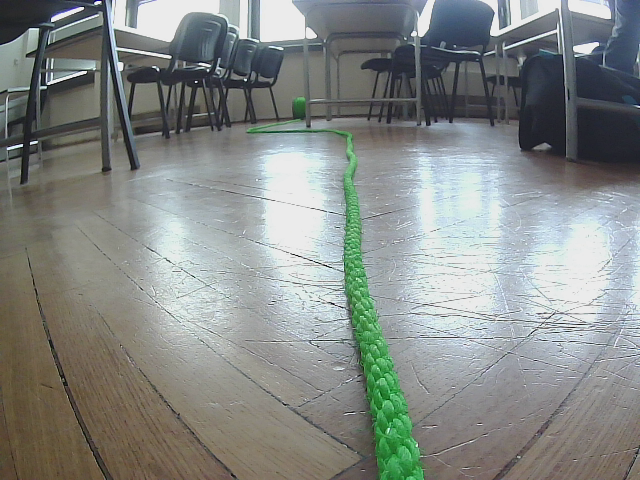
#> input picture test_images/image1.png, 640 x 480 px
$ python -i LineDetection.py   (imports and definitions only)
#> lines starting #> are read from the running program, lines starting #| are printed output that depends on the picture; after the words box and inside, x2 and y2 are one past the last pixel; in counts of white or black regions, pixels touching at a corner belong together; long printed decimals are rounded
import numpy as np
import cv2
import matplotlib.pyplot as plt
import math
import copy


class LineDetection:
    def __init__(self):
        pass

    def get_points(self, rho, theta):
        a = np.cos(theta)
        b = np.sin(theta)
        x0 = a * rho
        y0 = b * rho
        x1 = int(x0 + 2000 * (-b))
        y1 = int(y0 + 2000 * (a))
        x2 = int(x0 - 2000 * (-b))
        y2 = int(y0 - 2000 * (a))

        return x1, y1, x2, y2

    def draw_hough_lines(self, lines, img):
        """
        Draw Hough lines on the given image
        :param lines: Line array.
        :param img: Given image.
        :return: Image with drawn lines
        """

        r_acc = 0
        theta_acc = 0
        accepted_count = 0

        for line in lines:

            # Extract line info
            r = line[0][0]
            theta = line[0][1]

            x1, y1, x2, y2 = self.get_points(r, theta)
            cv2.line(img, (x1, y1), (x2, y2), (0, 0, 255), 3)
            # Check if line is accepted as good
            # f r > 0 and temp_theta > 0 and temp_theta < 0 or r < 0 and temp_theta < 180 and temp_theta > 150:
            print(theta * 180 / np.pi, r)
            # Check if line is accepted as good

            if -60<abs(abs(theta * 180 / np.pi) - 90) < 20:
                continue

            accepted_count += 1
            r_acc += r
            theta_acc += theta

        # Plot average accepted
        if accepted_count > 0:
            theta = theta_acc / accepted_count
            r = r_acc / accepted_count
            x1, y1, x2, y2 = self.get_points(r, theta)
            cv2.line(img, (x1, y1), (x2, y2), (255, 0, 0), 10)

            print("Best theta: ", theta * 180 / np.pi)

        print("/n/n")
        return img

    def analyse(self, imagePath):
#> called with imagePath = '../test_images/image1.png'
        inputImage = cv2.imread(imagePath)
#> inputImage is the input picture: shape (480, 640, 3); mean B, G, R 134.8, 137.6, 132.9
        plt.subplot(331)
        plt.imshow(inputImage)

        # gray_image = cv2.cvtColor(inputImage, cv2.COLOR_BGR2GRAY)
        # plt.subplot(332)
        # plt.imshow(gray_image, cmap="gray")

        blur = cv2.medianBlur(inputImage, 5)
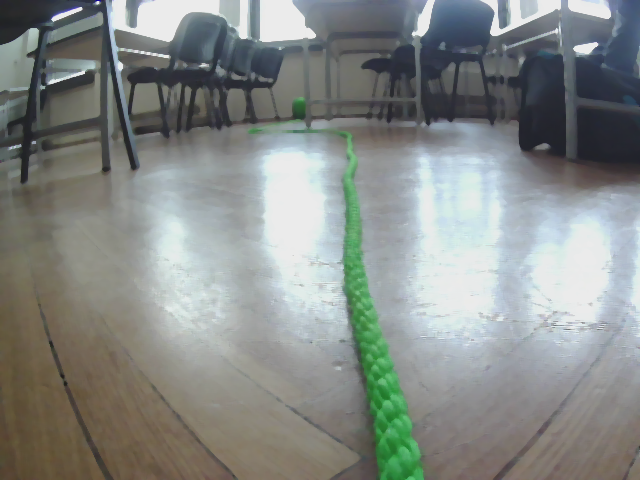
#> blur: shape (480, 640, 3); mean B, G, R 135.5, 138.3, 133.6
        plt.subplot(335)
        plt.imshow(inputImage, cmap="gray")

        edges = cv2.Canny(blur, 150, 270)
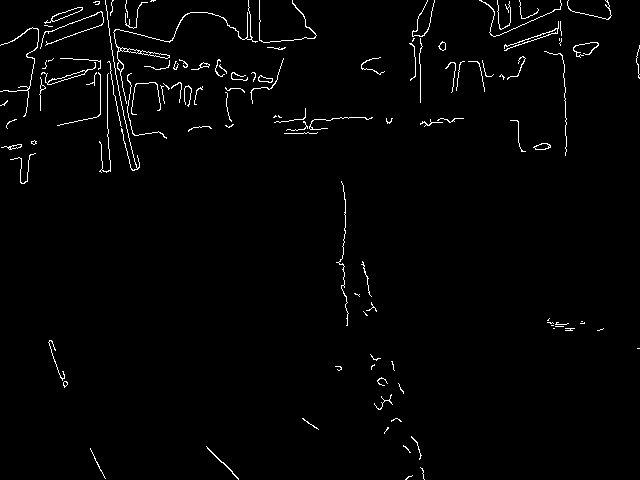
#> edges: shape (480, 640); 1.8% white in thin lines or dots
        plt.subplot(333)
        plt.imshow(edges, cmap="gray")
        edges = cv2.dilate(edges, None)
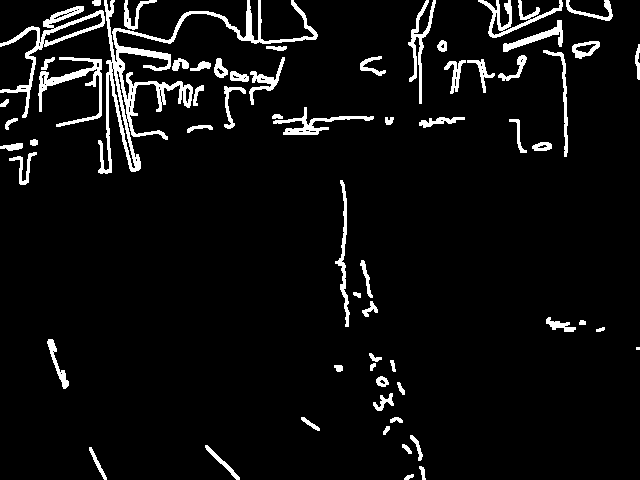
#> edges: shape (480, 640); 5.8% white; 63 white regions (1 under 20 px), largest, box (x1, y1, x2, y2) and area: (98, 0, 318, 174) 4668, (0, 6, 105, 118) 1516, (38, 57, 102, 127) 1080

        # TODO: Try different parameters
        threshold = 60
        minLineLength = 10
        lines = cv2.HoughLines(edges, 1, np.pi / 180, 110)
#> lines = 290 rows, first 8: [19, 1.8], [91, 1.52], [134, 1.36], [101, 1.48], [94, 1.5], [14, 1.82], [89, 1.43], [64, 1.48]
        line_img = self.draw_hough_lines(lines, copy.deepcopy(inputImage))
#> the loop in draw_hough_lines, `for line in lines:` made 290 passes
#> (r, theta, a in get_points, b in get_points, x0 in get_points, y0 in get_points, x1, y1) on passes 1 to 3: (19, 1.8, -0.225, 0.974, -4.27, 18.51, -1953, -431), (91, 1.52, 0.0523, 0.999, 4.76, 90.88, -1992, 195), (134, 1.36, 0.208, 0.978, 27.86, 131.1, -1928, 546)
#| 103.000 19.0
#| 87.000 91.0
#| 78.000 134.0
#| 85.000 101.0
#| 86.000 94.0
#| 104.000 14.0
#| 82.000 89.0
#| 85.000 64.0
#> (further printed lines are left out)
#> after the loop in draw_hough_lines, `for line in lines:`:
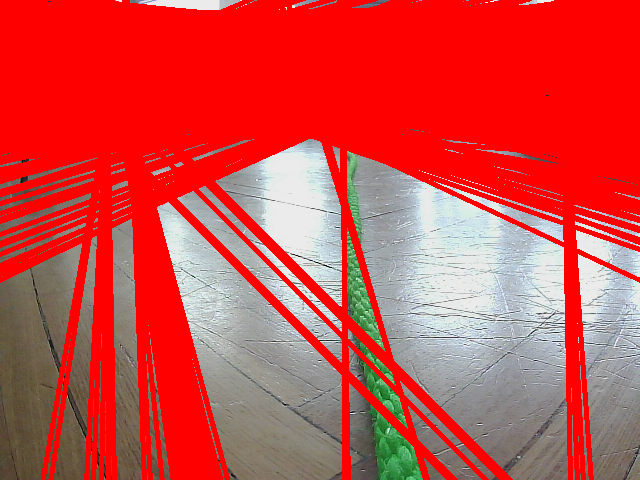
#> img: shape (480, 640, 3); mean of channels 0, 1, 2 70.6, 73.3, 207.9; drawn as B, G, R
#> in draw_hough_lines, `cv2.line(img, (x1, y1), (x2, y2), (255, 0, 0), 10)`:
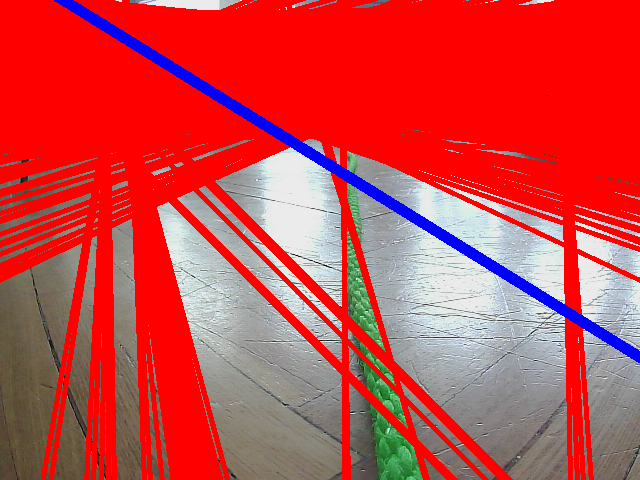
#> img: shape (480, 640, 3); 2.4% of pixels changed, all inside (x1, y1, x2, y2) = (54, 0, 640, 363); drawn as B, G, R
        plt.subplot(334)
        plt.imshow(line_img)

        plt.tight_layout()
        plt.show()
#> figure, not shown here; B, G, R data is drawn as R, G, B

>>> result = LineDetection().analyse('../test_images/image1.png')

$ run again, on test_images/image10.png
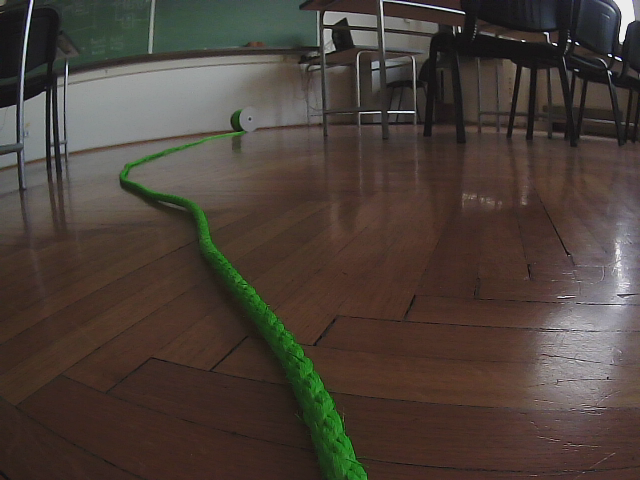
#> input picture test_images/image10.png, 640 x 480 px
#> in analyse, inputImage is the input picture: shape (480, 640, 3); mean B, G, R 57, 64.1, 74.5
#> in analyse, `edges = cv2.dilate(edges, None)`:
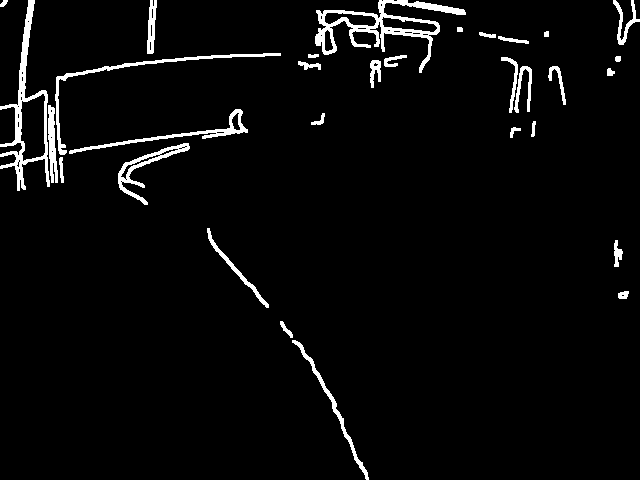
#> edges: shape (480, 640); 3.7% white; 31 white regions, largest, box (x1, y1, x2, y2) and area: (315, 0, 466, 73) 2399, (0, 0, 50, 191) 1891, (55, 53, 281, 155) 1025
#> lines = 88 rows, first 8: [159, 1.43], [81, 1.45], [161, 1.41], [76, 1.48], [78, 1.47], [72, 1.5], [83, 1.43], [157, 1.45]
#> the loop in draw_hough_lines, `for line in lines:` made 88 passes
#> (r, theta, a in get_points, b in get_points, x0 in get_points, y0 in get_points, x1, y1) on passes 1 to 8: (159, 1.43, 0.139, 0.99, 22.13, 157.5, -1958, 435), (81, 1.45, 0.122, 0.993, 9.87, 80.4, -1975, 324), (161, 1.41, 0.156, 0.988, 25.19, 159, -1950, 471), (76, 1.48, 0.0872, 0.996, 6.62, 75.71, -1985, 250), (78, 1.47, 0.105, 0.995, 8.15, 77.57, -1980, 286), (72, 1.5, 0.0698, 0.998, 5.02, 71.82, -1990, 211), (83, 1.43, 0.139, 0.99, 11.55, 82.19, -1968, 360), (157, 1.45, 0.122, 0.993, 19.13, 155.8, -1965, 399)
#> (printed output is left out)
#> in draw_hough_lines, `cv2.line(img, (x1, y1), (x2, y2), (255, 0, 0), 10)`:
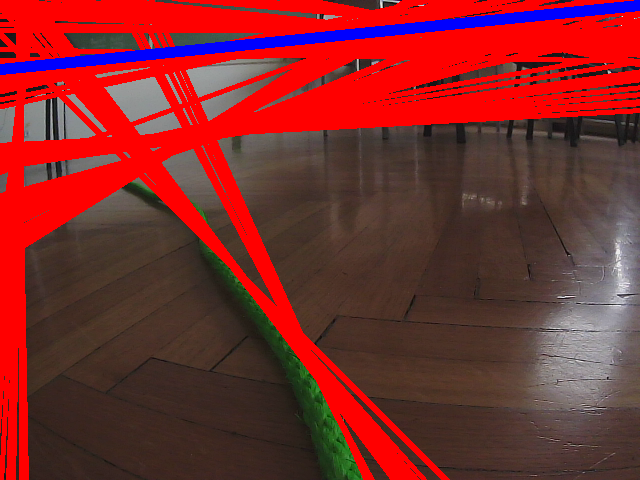
#> img: shape (480, 640, 3); mean of channels 0, 1, 2 42.9, 42.3, 125.8; drawn as B, G, R
#| Best theta:  84.405

$ run again, on test_images/image11.png
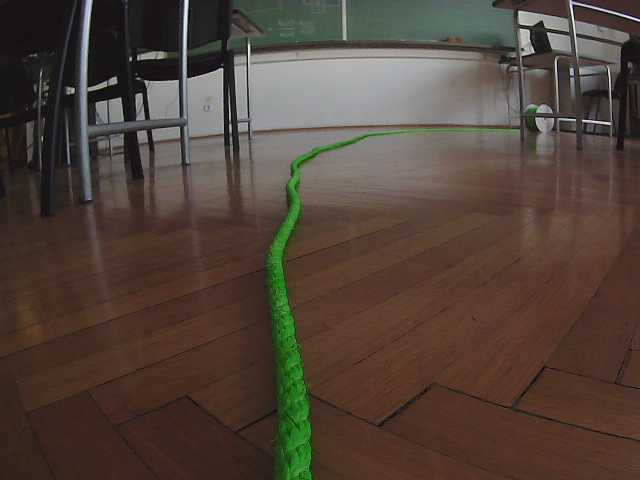
#> input picture test_images/image11.png, 640 x 480 px
#> in analyse, inputImage is the input picture: shape (480, 640, 3); mean B, G, R 57.6, 67.2, 81.1
#> in analyse, `edges = cv2.dilate(edges, None)`:
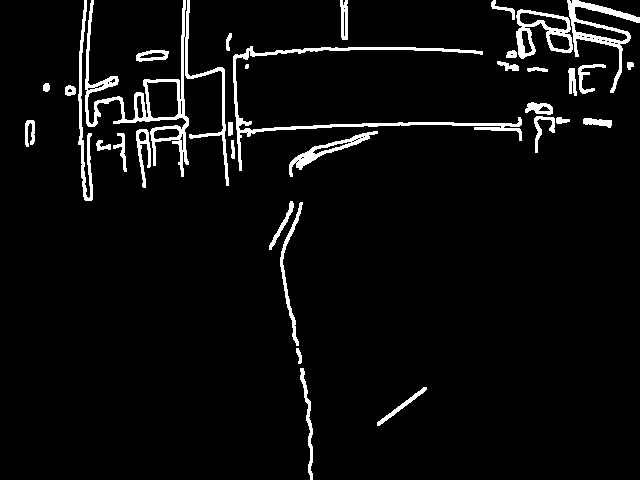
#> edges: shape (480, 640); 4.8% white; 34 white regions (1 under 20 px), largest, box (x1, y1, x2, y2) and area: (85, 0, 229, 186) 3512, (233, 46, 522, 171) 2410, (567, 0, 640, 93) 1385
#> lines = 178 rows, first 8: [132, 1.55], [138, 1.54], [124, 1.57], [144, 1.52], [149, 1.5], [55, 1.55], [67, 1.52], [153, 1.48]
#> the loop in draw_hough_lines, `for line in lines:` made 178 passes
#> (r, theta, a in get_points, b in get_points, x0 in get_points, y0 in get_points, x1, y1) on passes 1 to 3: (132, 1.55, 0.0175, 1, 2.3, 132, -1997, 166), (138, 1.54, 0.0349, 0.999, 4.82, 137.9, -1993, 207), (124, 1.57, -4.37e-08, 1, -5.42e-06, 124, -2000, 123)
#> (printed output is left out)
#> in draw_hough_lines, `cv2.line(img, (x1, y1), (x2, y2), (255, 0, 0), 10)`:
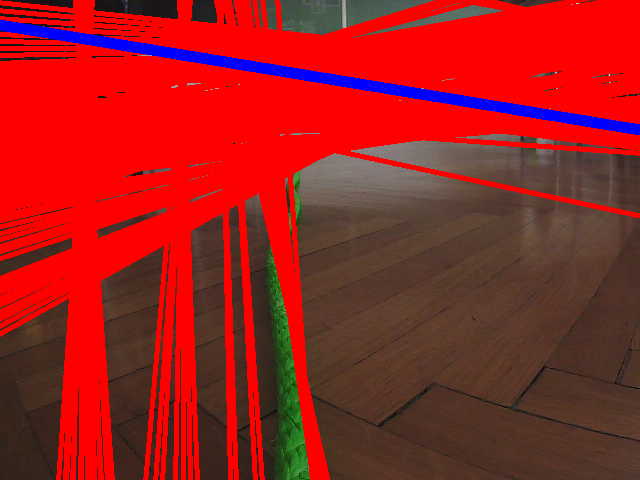
#> img: shape (480, 640, 3); mean of channels 0, 1, 2 30.1, 31.1, 155.5; drawn as B, G, R
#| Best theta:  99.240

$ run again, on test_images/image12.png
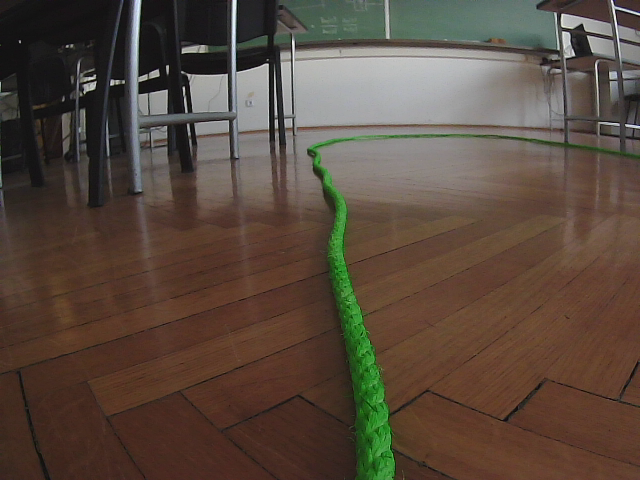
#> input picture test_images/image12.png, 640 x 480 px
#> in analyse, inputImage is the input picture: shape (480, 640, 3); mean B, G, R 62.1, 73.5, 88.2
#> in analyse, `edges = cv2.dilate(edges, None)`:
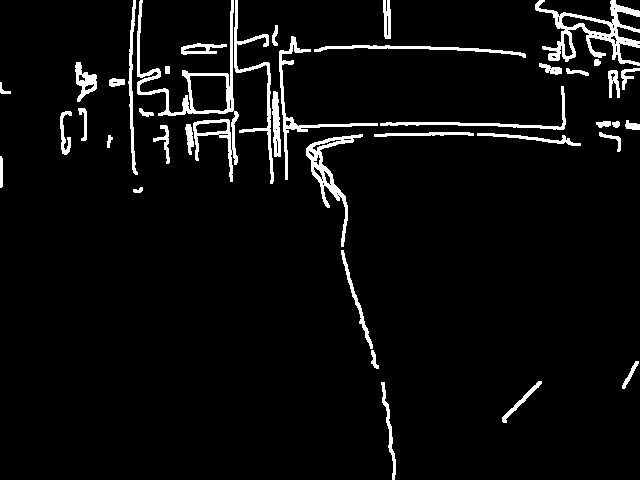
#> edges: shape (480, 640); 4.9% white; 40 white regions, largest, box (x1, y1, x2, y2) and area: (137, 0, 239, 182) 2411, (535, 0, 640, 66) 2036, (306, 134, 363, 247) 1183
#> lines = 177 rows, first 8: [124, 1.57], [116, 1.59], [41, 1.59], [131, 1.55], [108, 1.61], [143, 1.52], [34, 1.61], [92, 1.66]
#> the loop in draw_hough_lines, `for line in lines:` made 177 passes
#> (r, theta, a in get_points, b in get_points, x0 in get_points, y0 in get_points, x1, y1) on passes 1 to 3: (124, 1.57, -4.37e-08, 1, -5.42e-06, 124, -2000, 123), (116, 1.59, -0.0175, 1, -2.02, 116, -2001, 81), (41, 1.59, -0.0175, 1, -0.716, 40.99, -2000, 6)
#> (printed output is left out)
#> in draw_hough_lines, `cv2.line(img, (x1, y1), (x2, y2), (255, 0, 0), 10)`:
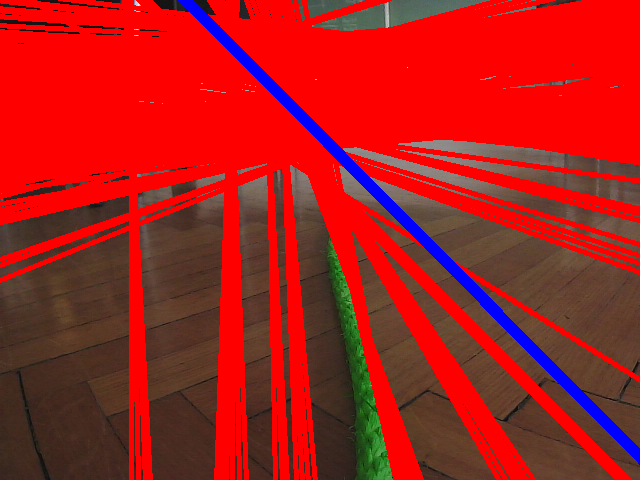
#> img: shape (480, 640, 3); mean of channels 0, 1, 2 28.6, 29.9, 167.9; drawn as B, G, R
#| Best theta:  135.227
